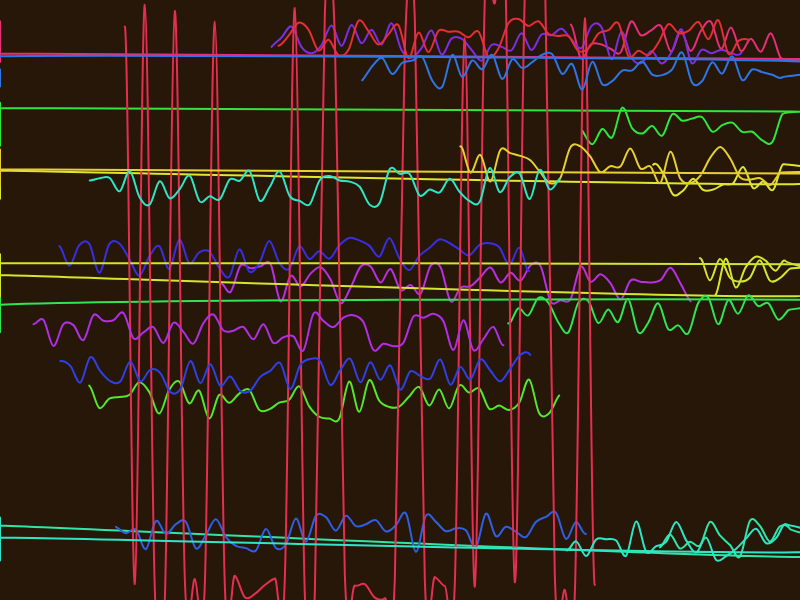
Frame 1 (no input)
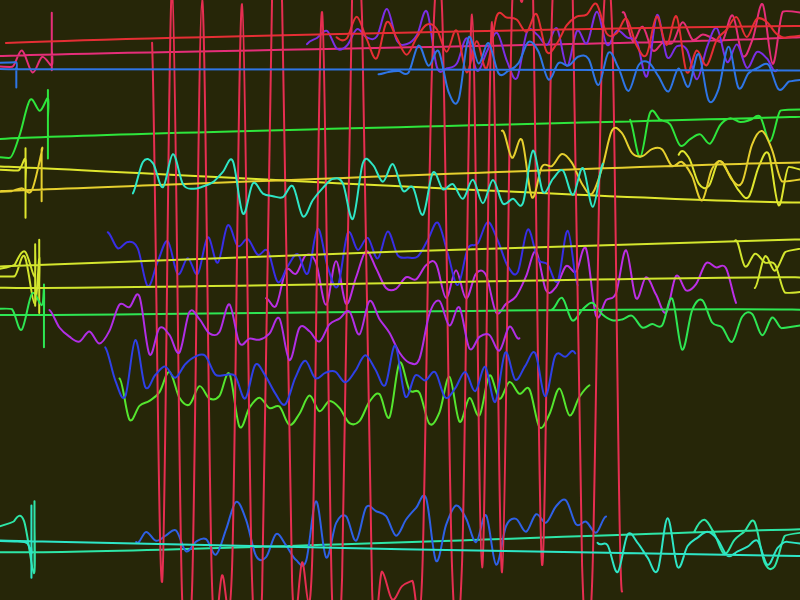
Frame 60 (no input)
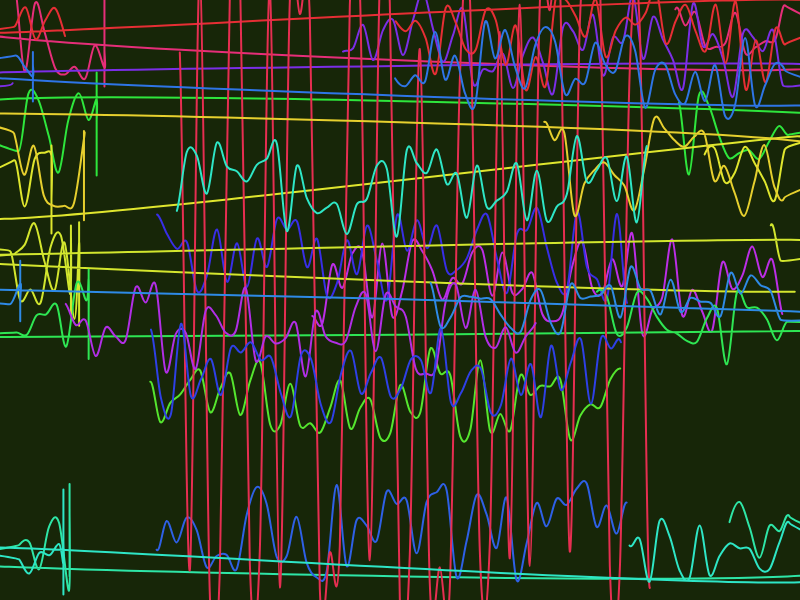
Frame 120 (the mouse pressed at the canvas centre since frame 60)

The p5.js sketch that drew these frames (run headless with seeded random() and noise() and a simulated clock; from frame 60 on, the mouse is pressed at the canvas centre):

// p5.js sketch
// ── sketch.js
let noodles = [];
let hueVal = 0;

function setup() {
  createCanvas(800, 600);
  colorMode(HSB, 360, 100, 100);
  
  // Create initial noodles
  for (let i = 0; i < 20; i++) {
    noodles.push({
      x: random(width),
      y: random(height),
      points: [],
      speed: random(0.5, 2),
      hueOffset: random(360)
    });
  }
  
  // Initialize points for each noodle
  for (let noodle of noodles) {
    for (let j = 0; j < 50; j++) {
      noodle.points.push({
        x: noodle.x + j * 10,
        y: noodle.y + random(-20, 20),
        phase: random(TWO_PI)
      });
    }
  }
}

function draw() {
  // Cycle background hue through warm yellows
  let bgHue = (hueVal + 30) % 360;
  background(bgHue, 80, 15);
  
  // Update hue for next frame
  hueVal = (hueVal + 0.5) % 360;
  
  // Update and draw noodles
  for (let noodle of noodles) {
    // Move the noodle
    for (let point of noodle.points) {
      point.x += noodle.speed * 0.5;
      point.y += sin(frameCount * 0.01 + point.phase) * 0.3;
      
      // Wrap around screen
      if (point.x > width) point.x = 0;
      if (point.x < 0) point.x = width;
      if (point.y > height) point.y = random(-50, 50);
      if (point.y < -50) point.y = height + random(0, 50);
    }
    
    // Draw the noodle as a smooth curve
    noFill();
    stroke(noodle.hueOffset, 80, 90);
    strokeWeight(2);
    
    beginShape();
    for (let point of noodle.points) {
      curveVertex(point.x, point.y);
    }
    endShape();
  }
}

function mousePressed() {
  // Add a new noodle at mouse position
  noodles.push({
    x: mouseX,
    y: mouseY,
    points: [],
    speed: random(0.5, 2),
    hueOffset: (hueVal + 180) % 360
  });
  
  for (let j = 0; j < 50; j++) {
    noodles[noodles.length - 1].points.push({
      x: mouseX + j * 10,
      y: mouseY + random(-20, 20),
      phase: random(TWO_PI)
    });
  }
}
